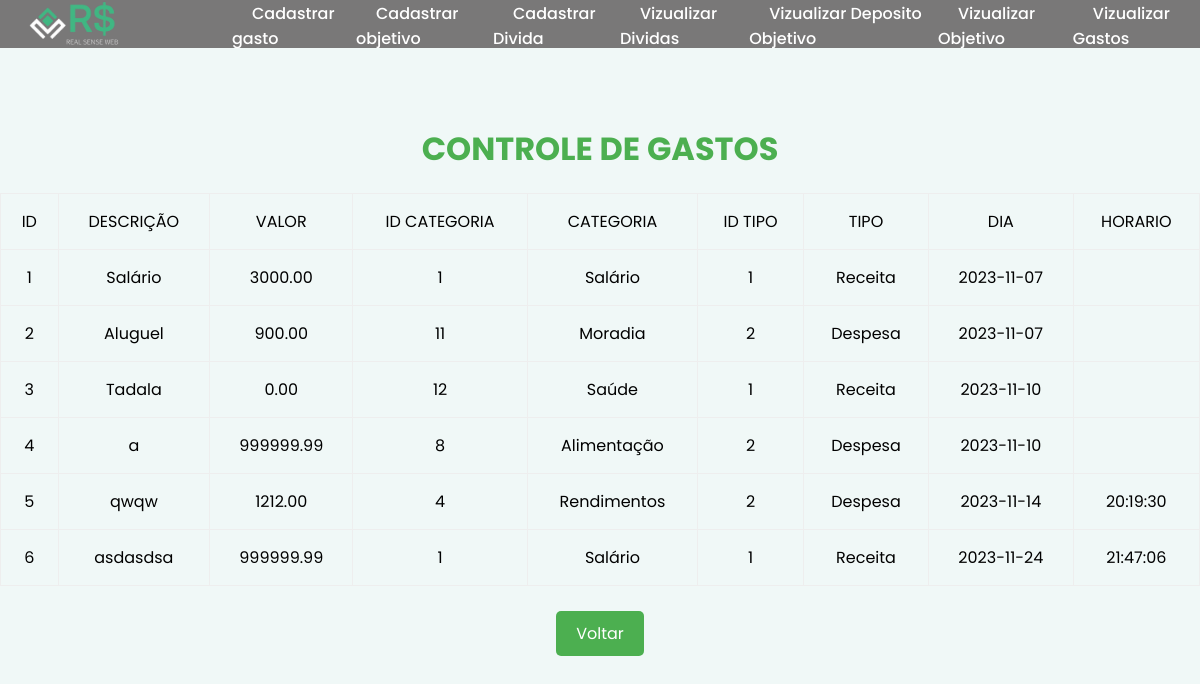
Screenshot of /rsw1/visualizar_gasto.php with the database file from the repository.
### tables this page shows
CREATE TABLE `gastos` (
  `ID_GASTOS` int(11) NOT NULL,
  `DESCRICAO` varchar(30) DEFAULT NULL,
  `VALOR` decimal(8,2) DEFAULT NULL,
  `CATEGORIA` int(11) NOT NULL,
  `TIPO` int(11) DEFAULT NULL,
  `DIA_GASTO` date DEFAULT NULL,
  `HORARIO_GASTO` time DEFAULT NULL
);

CREATE TABLE `categoria` (
  `ID_CATEGORIA` int(11) NOT NULL,
  `NOME_CATEGORIA` varchar(30) DEFAULT NULL
);

CREATE TABLE `tipo_gasto` (
  `ID_TIPO_GASTO` int(11) NOT NULL,
  `TIPO_GASTO` varchar(30) DEFAULT NULL
);

### rsw1/visualizar_gasto.php (the view, shortened to what this page needs)
<!DOCTYPE html>
<html lang="en">
<head>
    <link rel="stylesheet" href="vizualizar_gasto.css">
</head>
<body>
<header>
        <a href="#" class="logo"><img src="../src/Real_bg.png"></a>
        <ul class="navbar">
            <li><a href="form_gasto.php">Cadastrar gasto</a></li>
            <li><a href="form_objetivo.html">Cadastrar objetivo</a></li>
            <li><a href="form_divida.html">Cadastrar Divida</a></li>
            <li><a href="visualizar_divida.php">Vizualizar Dividas</a></li>
            <li><a href="visualizar_deposito_objetivo.php">Vizualizar Deposito Objetivo</a></li>
            <li><a href="visualizar_objetivo.php">Vizualizar Objetivo</a></li>
            <li><a href="visualizar_gasto.php">Vizualizar Gastos</a></li>
        </ul>
    </header>
    <center>
        <h1>CONTROLE DE GASTOS</h1>
        <table border="4">
            <tr>
                <td>ID</td>
                <td>DESCRIÇÃO</td>
                <td>VALOR</td>
                <td>ID CATEGORIA</td>
                <td>CATEGORIA</td>
                <td>ID TIPO</td>
                <td>TIPO</td>
                <td>DIA</td>
                <td>HORARIO</td>
            </tr>
            <?php
                require("conecta.php");
                $dados_select = mysqli_query($conn, "SELECT ID_GASTOS,
                                                            DESCRICAO,
                                                            VALOR,
                                                            CATEGORIA,
                                                            categoria.NOME_CATEGORIA ,
                                                            TIPO,
                                                            tipo_gasto.TIPO_GASTO,
                                                            DIA_GASTO,
                                                            HORARIO_GASTO
                                                            FROM GASTOS
                                                            INNER JOIN categoria
                                                            ON categoria.ID_CATEGORIA = gastos.CATEGORIA
                                                            INNER JOIN tipo_gasto
                                                            ON tipo_gasto.ID_TIPO_GASTO = gastos.TIPO
                                                            ");
                while($dado = mysqli_fetch_array($dados_select)) {
                        echo '<tr>';
                        echo '<td>'.$dado[0].'</td>';
                        echo '<td>'.$dado[1].'</td>';
                        echo '<td>'.$dado[2].'</td>';
                        echo '<td>'.$dado[3].'</td>';
                        echo '<td>'.$dado[4].'</td>';
                        echo '<td>'.$dado[5].'</td>';
                        echo '<td>'.$dado[6].'</td>';
                        echo '<td>'.$dado[7].'</td>';
                        echo '<td>'.$dado[8].'</td>';
                        echo '</tr>';
                }
            ?>
        </table>
        <br />
        <a href="rsw_index.html"><input type="button" value="Voltar"></a>
    </center>
</body>
</html>

### rsw1/vizualizar_gasto.css (style rules this page uses)
* { margin: 0; padding: 0; box-sizing: border-box; scroll-padding-top: 2rem; scroll-behavior: smooth; list-style: none; text-decoration: none; font-family: 'Poppins', sans-serif; }
body { background-color: #f0f8f7; }
:root { --main-color: #00bbff; --second-color: #0080ff; --text-color: #ffffff; --gradient: linear-gradient(#32b7e7, #2e50e6); }
header { position: fixed; width: 100%; height: 6%; top: 0; right: 0; z-index: 1000; display: flex; align-items: center; justify-content: space-between; background: #797878; }
.logo img { width: 100px; height: 100px; margin-left: 25%; align-items: center; justify-content: center; margin-top: 17%; }
.navbar { display: flex; margin-left: 11%; margin-top: 3px; }
.navbar li { position: relative; }
.navbar a { font-size: 1rem; padding: 10px 20px; color: var(--text-color); font-weight: 500; text-decoration: none; }
.navbar a::after { content: ''; width: 0; height: 3px; background: #40b646; position: absolute; bottom: -4px; left: 0; transition: 0.5s; text-decoration: none; }
center { text-align: center; margin-top: 50px; }
h1 { color: #4CAF50; }
table { border-collapse: collapse; width: 100%; margin-top: 20px; border: none; }
th, td { padding: 15px; text-align: center; }
a { text-decoration: none; }
input[type="button"] { background-color: #4CAF50; color: white; padding: 10px 20px; border: none; border-radius: 5px; cursor: pointer; font-size: 16px; }

### rows the page displays
gastos: ID_GASTOS "1", DESCRICAO "Salário", VALOR "3000.00", CATEGORIA "1", CATEGORIA.NOME_CATEGORIA "Salário", TIPO "1", TIPO.TIPO_GASTO "Receita", DIA_GASTO "2023-11-07"
gastos: ID_GASTOS "2", DESCRICAO "Aluguel", VALOR "900.00", CATEGORIA "11", CATEGORIA.NOME_CATEGORIA "Moradia", TIPO "2", TIPO.TIPO_GASTO "Despesa", DIA_GASTO "2023-11-07"
gastos: ID_GASTOS "3", DESCRICAO "Tadala", VALOR "0.00", CATEGORIA "12", CATEGORIA.NOME_CATEGORIA "Saúde", TIPO "1", TIPO.TIPO_GASTO "Receita", DIA_GASTO "2023-11-10"
gastos: ID_GASTOS "4", DESCRICAO "a", VALOR "999999.99", CATEGORIA "8", CATEGORIA.NOME_CATEGORIA "Alimentação", TIPO "2", TIPO.TIPO_GASTO "Despesa", DIA_GASTO "2023-11-10"
gastos: ID_GASTOS "5", DESCRICAO "qwqw", VALOR "1212.00", CATEGORIA "4", CATEGORIA.NOME_CATEGORIA "Rendimentos", TIPO "2", TIPO.TIPO_GASTO "Despesa", DIA_GASTO "2023-11-14", HORARIO_GASTO "20:19:30"
gastos: ID_GASTOS "6", DESCRICAO "asdasdsa", VALOR "999999.99", CATEGORIA "1", CATEGORIA.NOME_CATEGORIA "Salário", TIPO "1", TIPO.TIPO_GASTO "Receita", DIA_GASTO "2023-11-24", HORARIO_GASTO "21:47:06"
